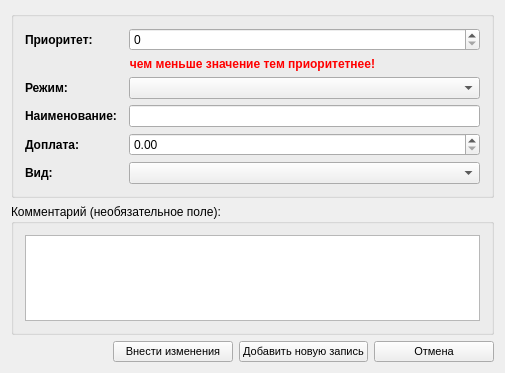
<?xml version="1.0" encoding="UTF-8"?>
<ui version="4.0">
 <class>ZTariffsForm</class>
 <widget class="QWidget" name="ZTariffsForm">
  <property name="geometry">
   <rect>
    <x>0</x>
    <y>0</y>
    <width>505</width>
    <height>373</height>
   </rect>
  </property>
  <property name="minimumSize">
   <size>
    <width>480</width>
    <height>250</height>
   </size>
  </property>
  <property name="windowTitle">
   <string>Добавление (изменение) данных по тарифу</string>
  </property>
  <property name="windowIcon">
   <iconset resource="../cleaning.qrc">
    <normaloff>:/images/add.png</normaloff>:/images/add.png</iconset>
  </property>
  <property name="styleSheet">
   <string notr="true"/>
  </property>
  <layout class="QVBoxLayout" name="verticalLayout">
   <item>
    <widget class="QGroupBox" name="requiredBox">
     <property name="title">
      <string/>
     </property>
     <layout class="QGridLayout" name="gridLayout_2">
      <item row="4" column="0">
       <widget class="QLabel" name="nameText">
        <property name="font">
         <font>
          <weight>75</weight>
          <bold>true</bold>
         </font>
        </property>
        <property name="text">
         <string>Наименование:</string>
        </property>
       </widget>
      </item>
      <item row="4" column="2">
       <widget class="QLineEdit" name="txtName">
        <property name="maxLength">
         <number>64</number>
        </property>
       </widget>
      </item>
      <item row="7" column="0">
       <widget class="QLabel" name="lblSectionMinus">
        <property name="font">
         <font>
          <weight>75</weight>
          <bold>true</bold>
         </font>
        </property>
        <property name="text">
         <string>Вид:</string>
        </property>
       </widget>
      </item>
      <item row="7" column="2">
       <widget class="QComboBox" name="cboType"/>
      </item>
      <item row="5" column="2">
       <widget class="QDoubleSpinBox" name="spinBonus">
        <property name="maximum">
         <double>99999999.989999994635582</double>
        </property>
       </widget>
      </item>
      <item row="5" column="0">
       <widget class="QLabel" name="nameText_3">
        <property name="font">
         <font>
          <weight>75</weight>
          <bold>true</bold>
         </font>
        </property>
        <property name="text">
         <string>Доплата:</string>
        </property>
       </widget>
      </item>
      <item row="0" column="0">
       <widget class="QLabel" name="lblSectionMinus_2">
        <property name="font">
         <font>
          <weight>75</weight>
          <bold>true</bold>
         </font>
        </property>
        <property name="text">
         <string>Приоритет:</string>
        </property>
       </widget>
      </item>
      <item row="0" column="2">
       <widget class="QSpinBox" name="spinPr">
        <property name="maximum">
         <number>99999</number>
        </property>
       </widget>
      </item>
      <item row="1" column="0" colspan="3">
       <widget class="QLabel" name="label">
        <property name="palette">
         <palette>
          <active>
           <colorrole role="WindowText">
            <brush brushstyle="SolidPattern">
             <color alpha="255">
              <red>255</red>
              <green>0</green>
              <blue>0</blue>
             </color>
            </brush>
           </colorrole>
           <colorrole role="ButtonText">
            <brush brushstyle="SolidPattern">
             <color alpha="255">
              <red>255</red>
              <green>0</green>
              <blue>0</blue>
             </color>
            </brush>
           </colorrole>
          </active>
          <inactive>
           <colorrole role="WindowText">
            <brush brushstyle="SolidPattern">
             <color alpha="255">
              <red>255</red>
              <green>0</green>
              <blue>0</blue>
             </color>
            </brush>
           </colorrole>
           <colorrole role="ButtonText">
            <brush brushstyle="SolidPattern">
             <color alpha="255">
              <red>255</red>
              <green>0</green>
              <blue>0</blue>
             </color>
            </brush>
           </colorrole>
          </inactive>
          <disabled>
           <colorrole role="WindowText">
            <brush brushstyle="SolidPattern">
             <color alpha="255">
              <red>120</red>
              <green>120</green>
              <blue>120</blue>
             </color>
            </brush>
           </colorrole>
           <colorrole role="ButtonText">
            <brush brushstyle="SolidPattern">
             <color alpha="255">
              <red>120</red>
              <green>120</green>
              <blue>120</blue>
             </color>
            </brush>
           </colorrole>
          </disabled>
         </palette>
        </property>
        <property name="font">
         <font>
          <weight>75</weight>
          <bold>true</bold>
         </font>
        </property>
        <property name="text">
         <string>чем меньше значение тем приоритетнее!</string>
        </property>
        <property name="alignment">
         <set>Qt::AlignCenter</set>
        </property>
       </widget>
      </item>
      <item row="3" column="0">
       <widget class="QLabel" name="lblSectionPlus">
        <property name="font">
         <font>
          <weight>75</weight>
          <bold>true</bold>
         </font>
        </property>
        <property name="text">
         <string>Режим:</string>
        </property>
       </widget>
      </item>
      <item row="3" column="2">
       <widget class="QComboBox" name="cboMode"/>
      </item>
     </layout>
    </widget>
   </item>
   <item>
    <widget class="QGroupBox" name="pnlComment">
     <property name="title">
      <string>Комментарий (необязательное поле):</string>
     </property>
     <layout class="QGridLayout" name="gridLayout">
      <item row="0" column="0">
       <widget class="QTextEdit" name="txtComment"/>
      </item>
     </layout>
    </widget>
   </item>
   <item>
    <layout class="QHBoxLayout" name="horizontalLayout">
     <item>
      <spacer name="horizontalSpacer">
       <property name="orientation">
        <enum>Qt::Horizontal</enum>
       </property>
       <property name="sizeHint" stdset="0">
        <size>
         <width>40</width>
         <height>20</height>
        </size>
       </property>
      </spacer>
     </item>
     <item>
      <widget class="QPushButton" name="cmdSave">
       <property name="minimumSize">
        <size>
         <width>120</width>
         <height>0</height>
        </size>
       </property>
       <property name="font">
        <font>
         <family>MS Shell Dlg 2</family>
         <pointsize>8</pointsize>
        </font>
       </property>
       <property name="text">
        <string>Внести изменения</string>
       </property>
       <property name="icon">
        <iconset resource="../cleaning.qrc">
         <normaloff>:/images/add.png</normaloff>:/images/add.png</iconset>
       </property>
       <property name="iconSize">
        <size>
         <width>24</width>
         <height>24</height>
        </size>
       </property>
      </widget>
     </item>
     <item>
      <widget class="QPushButton" name="cmdSaveNew">
       <property name="minimumSize">
        <size>
         <width>120</width>
         <height>0</height>
        </size>
       </property>
       <property name="font">
        <font>
         <family>MS Shell Dlg 2</family>
         <pointsize>8</pointsize>
        </font>
       </property>
       <property name="text">
        <string>Добавить новую запись</string>
       </property>
       <property name="icon">
        <iconset resource="../cleaning.qrc">
         <normaloff>:/images/add.png</normaloff>:/images/add.png</iconset>
       </property>
       <property name="iconSize">
        <size>
         <width>24</width>
         <height>24</height>
        </size>
       </property>
      </widget>
     </item>
     <item>
      <widget class="QPushButton" name="cmdCancel">
       <property name="minimumSize">
        <size>
         <width>120</width>
         <height>0</height>
        </size>
       </property>
       <property name="font">
        <font>
         <family>MS Shell Dlg 2</family>
         <pointsize>8</pointsize>
        </font>
       </property>
       <property name="text">
        <string>Отмена</string>
       </property>
       <property name="icon">
        <iconset resource="../cleaning.qrc">
         <normaloff>:/images/error.png</normaloff>:/images/error.png</iconset>
       </property>
       <property name="iconSize">
        <size>
         <width>24</width>
         <height>24</height>
        </size>
       </property>
      </widget>
     </item>
    </layout>
   </item>
  </layout>
 </widget>
 <layoutdefault spacing="6" margin="11"/>
 <resources>
  <include location="../cleaning.qrc"/>
 </resources>
 <connections>
  <connection>
   <sender>cmdCancel</sender>
   <signal>clicked()</signal>
   <receiver>ZTariffsForm</receiver>
   <slot>close()</slot>
   <hints>
    <hint type="sourcelabel">
     <x>423</x>
     <y>337</y>
    </hint>
    <hint type="destinationlabel">
     <x>246</x>
     <y>181</y>
    </hint>
   </hints>
  </connection>
 </connections>
</ui>
